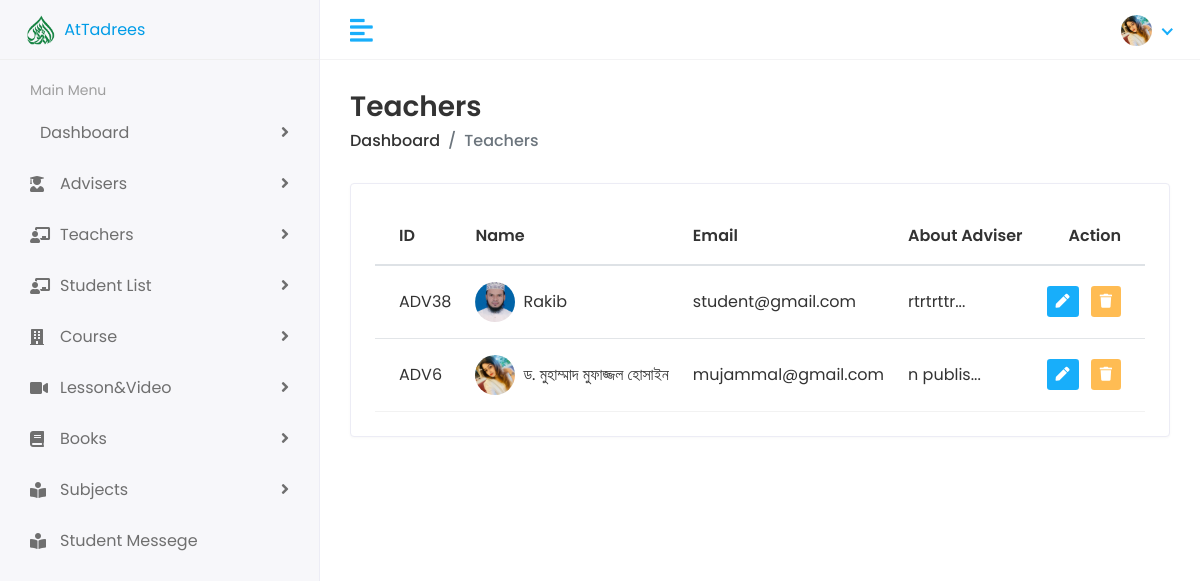
The app's page /view-adviser/ (signed in), older data.
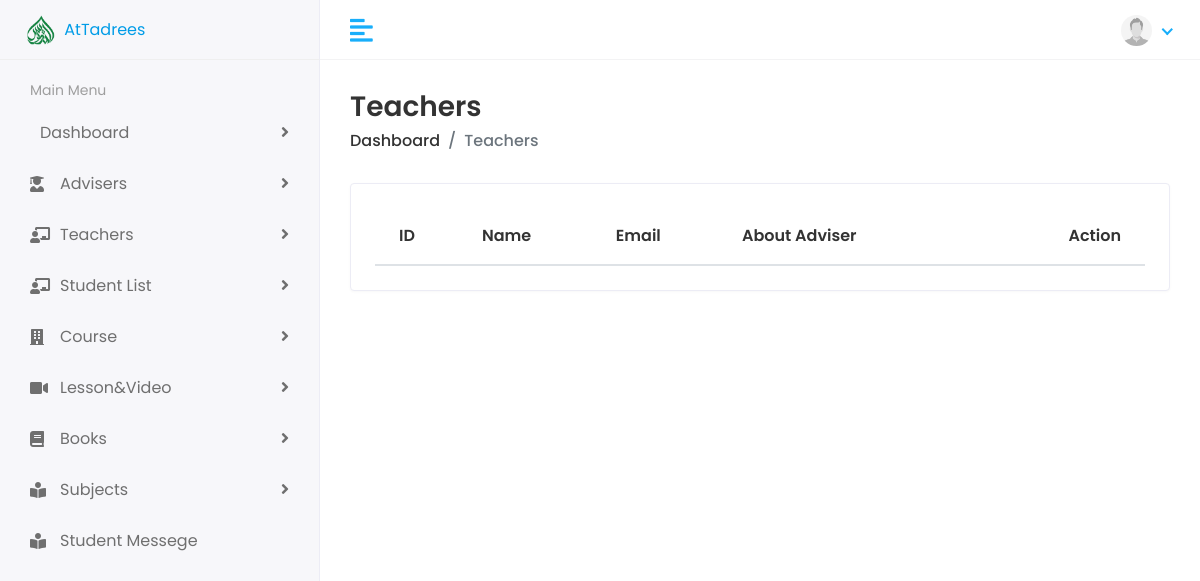
The same page, newer data.
### Accounts/models.py (models this page shows, shortened)
class User(AbstractBaseUser, PermissionsMixin):
    email         = models.EmailField(unique=True, null=False)
    password      = models.CharField(max_length=120)
    first_name    = models.CharField(max_length=165, null=True, blank=True)
    last_name      = models.CharField(max_length=165, null=True, blank=True)
    profile_pic   = models.ImageField(upload_to='profile_pic', null=True, blank=True)
    user_rol = (
        ('admin','Admin'),
        ('teacher','Teacher'),
        ('student','Student'),
    )
    user_type = models.CharField(
        max_length=20,
        choices=user_rol,
        )
    is_staff = models.BooleanField(
        gettext_lazy("staff status"),
        default=False,
        help_text = gettext_lazy("Designet whether this user can Login this site")
    )
    is_active = models.BooleanField(
        gettext_lazy("Active"),
        default=True,
        help_text = gettext_lazy("designates Whether this user should be creates as active. unselect this instad of deleting accounts")
    )
    USERNAME_FIELD = 'email'
    objects = MyUserManager()

### HOD_Dashbord/models.py (models this page shows, shortened)
class Adviser(models.Model):
    adviser_id = models.CharField(max_length=20)
    adviser_name = models.CharField(max_length=120)
    title = models.CharField(max_length=100, null=True, blank=True)
    adviser_pic = models.ImageField(upload_to='adviser')
    adviser_email = models.EmailField()
    about_adviser = models.TextField()

### HOD_Dashbord/views.py (the view)
# urls.py: path('view-adviser/', views.View_adviser, name='view_adviser'),
@login_required()
def View_adviser(request):
    user = request.user
    if user.user_type == 'admin':
        advisers = Adviser.objects.all()
        context = {
            'advisers':advisers
        }
        return render(request, 'Dashbord/view_adviser.html', context)
    return redirect('error')

### templates/Dashbord/view_adviser.html (shortened to what the changed rows need)
{% extends "Dashbord/base.html" %}
{% load static %}
{% block body %}
<div class="page-wrapper">
    <div class="content container-fluid">
        <div class="row">
            <div class="col-sm-12">
                <div class="card card-table">
                    <div class="card-body">
                        <div class="table-responsive">
                            <table  class="table table-hover
                                table-center mb-0">
                                <thead>
                                    <tr>
                                        <th>ID</th>
                                        <th>Name</th>
                                        <th>Email</th>
                                        <th>About Adviser</th>
                                        <th class="text-right">Action</th>
                                    </tr>
                                </thead>
                                <tbody>
                                    {% for i in advisers %}
                                    <tr>
                                        <td>{{i.adviser_id}}</td>
                                        <td>
                                            <h2
                                                class="table-avatar">
                                                <a
                                                    href="#"
                                                    class="avatar
                                                    avatar-sm mr-2">
                                                    {% if i.adviser_pic %}
                                                    <img
                                                        class="avatar-img
                                                        rounded-circle"
                                                        src="/media/{{i.adviser_pic}}"
                                                        alt="User
                                                        Image">
                                                    {% endif %}
                                                    </a>
                                                <a
                                                    href="#">{{i.adviser_name}}</a>
                                            </h2>
                                        </td>
                                        <td>{{i.adviser_email}}</td>
                                        <td>{{i.about_adviser|slice:":10"}}...</td>
                                        <td class="text-right">
                                            <div class="actions">
                                                <a
                                                    href="{% url 'hod:edit_adviser' id=i.id %}"
                                                    class="btn
                                                    btn-sm
                                                    bg-success-light
                                                    mr-2">
                                                    <i class="fas
                                                        fa-pen"></i>
                                                </a>
                                                <a href="{% url 'hod:delete_adviser' id=i.id %}"
                                                    class="btn
                                                    btn-sm
                                                    bg-danger-light">
                                                    <i class="fas
                                                        fa-trash"></i>
                                                </a>
                                            </div>
                                        </td>
                                    </tr>
                                    {% endfor %}
                                </tbody>
                            </table>
                        </div>
                    </div>
                </div>
            </div>
        </div>
    </div>
</div>
{% endblock body %}

### templates/Dashbord/header.html (shortened to what this page needs)
{% load static %}
<div class="header">
    <div class="header-left">
       <a href="{% url 'index' %}" class="logo">
       <img src="{% static 'assets/img/avatars/AtTadrees.png' %}" alt="Logo" width="50" height="50">
       AtTadrees</a>
    </div>
    <a href="javascript:void(0);" id="toggle_btn">
    <i class="fas fa-align-left"></i>
    </a>
    <ul class="nav user-menu">
       <li class="nav-item dropdown has-arrow">
          <a href="#" class="dropdown-toggle nav-link" data-toggle="dropdown">
          <span class="user-img">
            {% if user.profile_pic %}
            <img src="\media\{{user.profile_pic}}" alt="User Image" width="31" class="avatar-img
            rounded-circle">
            {% else %}
            <img src="{% static 'demo_profile.jpg' %}" alt="User Image" width="31" class="avatar-img rounded-circle">
            {% endif %}</span>
          </a>
       </li>
    </ul>
 </div>

Row changes from the older to the newer data that the page shows:
no longer on this page (row edited): User: profile_pic (picture)
removed Adviser: adviser_id "ADV38", adviser_pic (picture), adviser_name "Rakib", adviser_email "student@gmail.com", about_adviser "rtrtrttr"
removed Adviser: adviser_id "ADV6", adviser_pic (picture), adviser_name "ড. মুহাম্মাদ মুফাজ্জল হোসাইন", adviser_email "mujammal@gmail.com", about_adviser "n publis"
